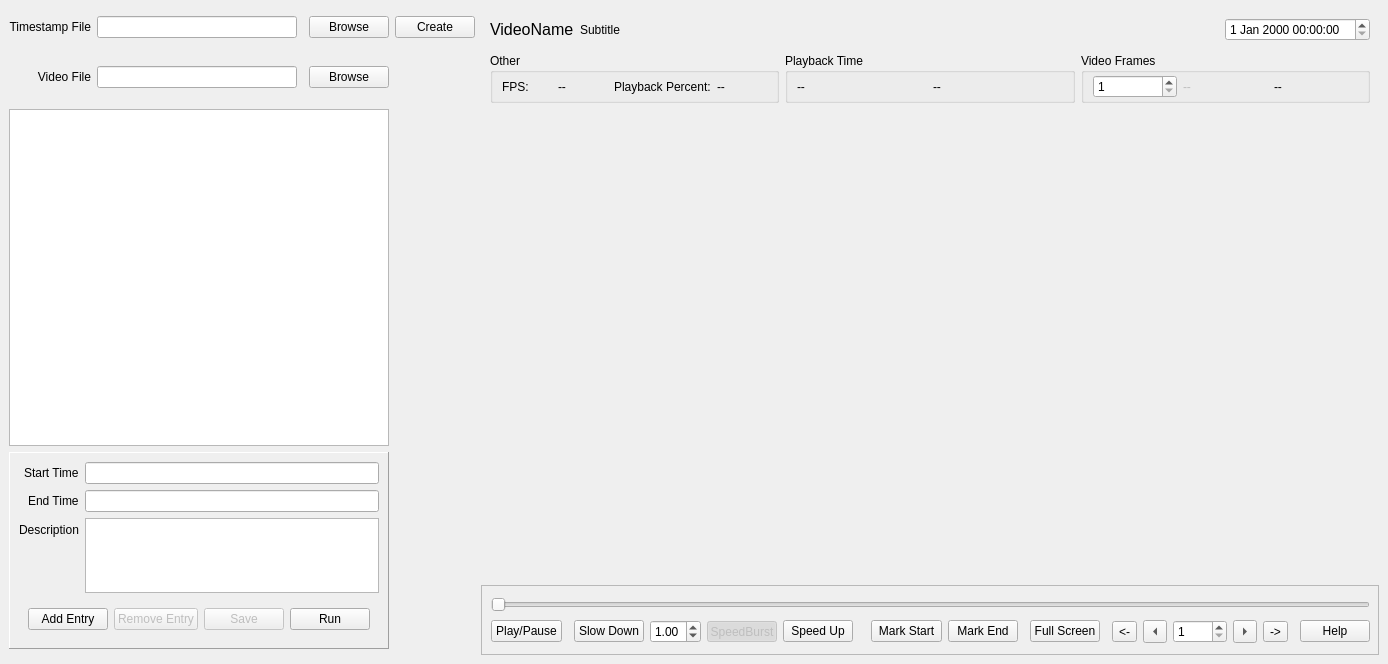
<?xml version="1.0" encoding="UTF-8"?>
<ui version="4.0">
 <class>MainVideoPlayerWindow</class>
 <widget class="QMainWindow" name="MainVideoPlayerWindow">
  <property name="geometry">
   <rect>
    <x>0</x>
    <y>0</y>
    <width>1388</width>
    <height>664</height>
   </rect>
  </property>
  <property name="minimumSize">
   <size>
    <width>1024</width>
    <height>480</height>
   </size>
  </property>
  <property name="windowTitle">
   <string>Video Player</string>
  </property>
  <property name="styleSheet">
   <string notr="true"/>
  </property>
  <widget class="QWidget" name="widget_central">
   <layout class="QGridLayout" name="layout_main">
    <item row="1" column="1">
     <widget class="QLineEdit" name="entry_video">
      <property name="autoFillBackground">
       <bool>false</bool>
      </property>
      <property name="readOnly">
       <bool>true</bool>
      </property>
     </widget>
    </item>
    <item row="2" column="0" colspan="4">
     <widget class="TimestampTableView" name="list_timestamp">
      <property name="verticalScrollBarPolicy">
       <enum>Qt::ScrollBarAsNeeded</enum>
      </property>
      <property name="editTriggers">
       <set>QAbstractItemView::NoEditTriggers</set>
      </property>
      <property name="alternatingRowColors">
       <bool>true</bool>
      </property>
      <property name="selectionMode">
       <enum>QAbstractItemView::SingleSelection</enum>
      </property>
      <property name="selectionBehavior">
       <enum>QAbstractItemView::SelectRows</enum>
      </property>
      <attribute name="horizontalHeaderHighlightSections">
       <bool>false</bool>
      </attribute>
      <attribute name="horizontalHeaderStretchLastSection">
       <bool>true</bool>
      </attribute>
      <attribute name="verticalHeaderHighlightSections">
       <bool>false</bool>
      </attribute>
     </widget>
    </item>
    <item row="1" column="3">
     <widget class="QPushButton" name="button_video_browse">
      <property name="text">
       <string>Browse</string>
      </property>
     </widget>
    </item>
    <item row="2" column="5" rowspan="3">
     <widget class="QFrame" name="frame_media">
      <property name="minimumSize">
       <size>
        <width>500</width>
        <height>0</height>
       </size>
      </property>
      <property name="frameShape">
       <enum>QFrame::NoFrame</enum>
      </property>
      <property name="frameShadow">
       <enum>QFrame::Plain</enum>
      </property>
      <property name="lineWidth">
       <number>0</number>
      </property>
      <layout class="QGridLayout" name="gridLayout">
       <property name="leftMargin">
        <number>0</number>
       </property>
       <property name="topMargin">
        <number>0</number>
       </property>
       <property name="rightMargin">
        <number>0</number>
       </property>
       <property name="bottomMargin">
        <number>0</number>
       </property>
       <item row="1" column="0">
        <layout class="QVBoxLayout" name="media_layout">
         <property name="sizeConstraint">
          <enum>QLayout::SetNoConstraint</enum>
         </property>
         <item>
          <widget class="VideoFrame" name="frame_video">
           <property name="minimumSize">
            <size>
             <width>0</width>
             <height>0</height>
            </size>
           </property>
           <property name="focusPolicy">
            <enum>Qt::StrongFocus</enum>
           </property>
           <property name="frameShape">
            <enum>QFrame::NoFrame</enum>
           </property>
           <property name="frameShadow">
            <enum>QFrame::Plain</enum>
           </property>
           <property name="lineWidth">
            <number>0</number>
           </property>
          </widget>
         </item>
         <item>
          <widget class="QFrame" name="frame_media_control">
           <property name="sizePolicy">
            <sizepolicy hsizetype="Preferred" vsizetype="Expanding">
             <horstretch>0</horstretch>
             <verstretch>0</verstretch>
            </sizepolicy>
           </property>
           <property name="maximumSize">
            <size>
             <width>16777215</width>
             <height>70</height>
            </size>
           </property>
           <property name="frameShape">
            <enum>QFrame::StyledPanel</enum>
           </property>
           <property name="frameShadow">
            <enum>QFrame::Plain</enum>
           </property>
           <property name="lineWidth">
            <number>0</number>
           </property>
           <layout class="QGridLayout" name="gridLayout_2">
            <item row="1" column="2">
             <widget class="QPushButton" name="button_slow_down">
              <property name="sizePolicy">
               <sizepolicy hsizetype="Fixed" vsizetype="Fixed">
                <horstretch>0</horstretch>
                <verstretch>0</verstretch>
               </sizepolicy>
              </property>
              <property name="toolTip">
               <string>Slow down the video</string>
              </property>
              <property name="text">
               <string>Slow Down</string>
              </property>
             </widget>
            </item>
            <item row="1" column="5">
             <widget class="QPushButton" name="button_speed_up">
              <property name="sizePolicy">
               <sizepolicy hsizetype="Fixed" vsizetype="Fixed">
                <horstretch>0</horstretch>
                <verstretch>0</verstretch>
               </sizepolicy>
              </property>
              <property name="toolTip">
               <string>Speed up the video</string>
              </property>
              <property name="text">
               <string>Speed Up</string>
              </property>
             </widget>
            </item>
            <item row="1" column="11">
             <widget class="QPushButton" name="button_full_screen">
              <property name="sizePolicy">
               <sizepolicy hsizetype="Fixed" vsizetype="Fixed">
                <horstretch>0</horstretch>
                <verstretch>0</verstretch>
               </sizepolicy>
              </property>
              <property name="toolTip">
               <string>Set the video to full screen</string>
              </property>
              <property name="text">
               <string>Full Screen</string>
              </property>
             </widget>
            </item>
            <item row="1" column="3">
             <widget class="QDoubleSpinBox" name="doubleSpinBoxPlaybackSpeed">
              <property name="minimum">
               <double>0.200000000000000</double>
              </property>
              <property name="maximum">
               <double>6.000000000000000</double>
              </property>
              <property name="value">
               <double>1.000000000000000</double>
              </property>
             </widget>
            </item>
            <item row="1" column="0">
             <widget class="ToggleButton" name="button_play_pause">
              <property name="sizePolicy">
               <sizepolicy hsizetype="Fixed" vsizetype="Fixed">
                <horstretch>0</horstretch>
                <verstretch>0</verstretch>
               </sizepolicy>
              </property>
              <property name="toolTip">
               <string>Toggle Play/Pause</string>
              </property>
              <property name="text">
               <string>Play/Pause</string>
              </property>
              <property name="checkable">
               <bool>false</bool>
              </property>
             </widget>
            </item>
            <item row="1" column="15">
             <widget class="QSpinBox" name="spinBoxFrameJumpMultiplier">
              <property name="minimum">
               <number>1</number>
              </property>
              <property name="maximum">
               <number>1000</number>
              </property>
             </widget>
            </item>
            <item row="1" column="12">
             <spacer name="horizontalSpacer">
              <property name="orientation">
               <enum>Qt::Horizontal</enum>
              </property>
              <property name="sizeHint" stdset="0">
               <size>
                <width>40</width>
                <height>20</height>
               </size>
              </property>
             </spacer>
            </item>
            <item row="1" column="9">
             <widget class="QPushButton" name="button_mark_end">
              <property name="toolTip">
               <string>Mark the end of the entry</string>
              </property>
              <property name="text">
               <string>Mark End</string>
              </property>
             </widget>
            </item>
            <item row="1" column="19">
             <widget class="QPushButton" name="btnHelp">
              <property name="text">
               <string>Help</string>
              </property>
             </widget>
            </item>
            <item row="1" column="16">
             <widget class="QToolButton" name="btnRight">
              <property name="toolTip">
               <string>Step Frames Right</string>
              </property>
              <property name="text">
               <string>&gt;</string>
              </property>
              <property name="shortcut">
               <string>Right</string>
              </property>
              <property name="arrowType">
               <enum>Qt::RightArrow</enum>
              </property>
             </widget>
            </item>
            <item row="1" column="18">
             <spacer name="horizontalSpacer_3">
              <property name="orientation">
               <enum>Qt::Horizontal</enum>
              </property>
              <property name="sizeHint" stdset="0">
               <size>
                <width>40</width>
                <height>20</height>
               </size>
              </property>
             </spacer>
            </item>
            <item row="1" column="1">
             <spacer name="horizontalSpacer_5">
              <property name="orientation">
               <enum>Qt::Horizontal</enum>
              </property>
              <property name="sizeHint" stdset="0">
               <size>
                <width>40</width>
                <height>20</height>
               </size>
              </property>
             </spacer>
            </item>
            <item row="1" column="13">
             <widget class="QToolButton" name="btnSkipLeft">
              <property name="toolTip">
               <string>Skip Frames Left</string>
              </property>
              <property name="text">
               <string>&lt;-</string>
              </property>
              <property name="shortcut">
               <string>Ctrl+Left</string>
              </property>
             </widget>
            </item>
            <item row="0" column="0" colspan="20">
             <widget class="HighlightedJumpSlider" name="slider_progress">
              <property name="maximum">
               <number>9999</number>
              </property>
              <property name="pageStep">
               <number>1</number>
              </property>
              <property name="orientation">
               <enum>Qt::Horizontal</enum>
              </property>
              <property name="tickPosition">
               <enum>QSlider::NoTicks</enum>
              </property>
             </widget>
            </item>
            <item row="1" column="10">
             <spacer name="horizontalSpacer_7">
              <property name="orientation">
               <enum>Qt::Horizontal</enum>
              </property>
              <property name="sizeHint" stdset="0">
               <size>
                <width>40</width>
                <height>20</height>
               </size>
              </property>
             </spacer>
            </item>
            <item row="1" column="14">
             <widget class="QToolButton" name="btnLeft">
              <property name="toolTip">
               <string>Step Frames Left</string>
              </property>
              <property name="text">
               <string>&lt;</string>
              </property>
              <property name="shortcut">
               <string>Left</string>
              </property>
              <property name="arrowType">
               <enum>Qt::LeftArrow</enum>
              </property>
             </widget>
            </item>
            <item row="1" column="7">
             <spacer name="horizontalSpacer_6">
              <property name="orientation">
               <enum>Qt::Horizontal</enum>
              </property>
              <property name="sizeHint" stdset="0">
               <size>
                <width>40</width>
                <height>20</height>
               </size>
              </property>
             </spacer>
            </item>
            <item row="1" column="8">
             <widget class="QPushButton" name="button_mark_start">
              <property name="toolTip">
               <string>Mark the start of the entry</string>
              </property>
              <property name="text">
               <string>Mark Start</string>
              </property>
             </widget>
            </item>
            <item row="1" column="17">
             <widget class="QToolButton" name="btnSkipRight">
              <property name="toolTip">
               <string>Skip Frames Right</string>
              </property>
              <property name="text">
               <string>-&gt;</string>
              </property>
              <property name="shortcut">
               <string>Ctrl+Right</string>
              </property>
             </widget>
            </item>
            <item row="1" column="4">
             <widget class="QToolButton" name="toolButton_SpeedBurstEnabled">
              <property name="enabled">
               <bool>false</bool>
              </property>
              <property name="statusTip">
               <string>Trigger speedburst with the hotkey</string>
              </property>
              <property name="whatsThis">
               <string>Trigger speedburst with the hotkey</string>
              </property>
              <property name="text">
               <string>SpeedBurst</string>
              </property>
              <property name="checkable">
               <bool>true</bool>
              </property>
              <property name="checked">
               <bool>true</bool>
              </property>
             </widget>
            </item>
           </layout>
          </widget>
         </item>
        </layout>
       </item>
      </layout>
     </widget>
    </item>
    <item row="3" column="0" colspan="4">
     <widget class="QFrame" name="frame_timestamp_detail">
      <property name="sizePolicy">
       <sizepolicy hsizetype="Preferred" vsizetype="Fixed">
        <horstretch>0</horstretch>
        <verstretch>0</verstretch>
       </sizepolicy>
      </property>
      <property name="frameShape">
       <enum>QFrame::Panel</enum>
      </property>
      <property name="frameShadow">
       <enum>QFrame::Raised</enum>
      </property>
      <layout class="QFormLayout" name="formLayout">
       <property name="labelAlignment">
        <set>Qt::AlignRight|Qt::AlignTrailing|Qt::AlignVCenter</set>
       </property>
       <item row="0" column="0">
        <widget class="QLabel" name="label_start_time">
         <property name="text">
          <string>Start Time</string>
         </property>
        </widget>
       </item>
       <item row="0" column="1">
        <widget class="QLineEdit" name="entry_start_time">
         <property name="enabled">
          <bool>true</bool>
         </property>
         <property name="autoFillBackground">
          <bool>false</bool>
         </property>
         <property name="readOnly">
          <bool>true</bool>
         </property>
        </widget>
       </item>
       <item row="1" column="0">
        <widget class="QLabel" name="label_end_time">
         <property name="text">
          <string>End Time</string>
         </property>
        </widget>
       </item>
       <item row="1" column="1">
        <widget class="QLineEdit" name="entry_end_time">
         <property name="enabled">
          <bool>true</bool>
         </property>
         <property name="autoFillBackground">
          <bool>false</bool>
         </property>
         <property name="readOnly">
          <bool>true</bool>
         </property>
        </widget>
       </item>
       <item row="2" column="0">
        <widget class="QLabel" name="label_description">
         <property name="text">
          <string>Description</string>
         </property>
        </widget>
       </item>
       <item row="2" column="1">
        <widget class="PlainTextEdit" name="entry_description">
         <property name="enabled">
          <bool>true</bool>
         </property>
         <property name="maximumSize">
          <size>
           <width>16777215</width>
           <height>75</height>
          </size>
         </property>
         <property name="autoFillBackground">
          <bool>false</bool>
         </property>
        </widget>
       </item>
       <item row="3" column="0" colspan="2">
        <widget class="QFrame" name="frame">
         <property name="frameShape">
          <enum>QFrame::NoFrame</enum>
         </property>
         <property name="frameShadow">
          <enum>QFrame::Plain</enum>
         </property>
         <property name="lineWidth">
          <number>0</number>
         </property>
         <layout class="QHBoxLayout" name="horizontalLayout">
          <item>
           <widget class="QPushButton" name="button_add_entry">
            <property name="text">
             <string>Add Entry</string>
            </property>
           </widget>
          </item>
          <item>
           <widget class="QPushButton" name="button_remove_entry">
            <property name="enabled">
             <bool>false</bool>
            </property>
            <property name="text">
             <string>Remove Entry</string>
            </property>
           </widget>
          </item>
          <item>
           <widget class="QPushButton" name="button_save">
            <property name="enabled">
             <bool>false</bool>
            </property>
            <property name="text">
             <string>Save</string>
            </property>
           </widget>
          </item>
          <item>
           <spacer name="horizontalSpacer_2">
            <property name="orientation">
             <enum>Qt::Horizontal</enum>
            </property>
            <property name="sizeHint" stdset="0">
             <size>
              <width>40</width>
              <height>20</height>
             </size>
            </property>
           </spacer>
          </item>
          <item>
           <widget class="QPushButton" name="button_run">
            <property name="text">
             <string>Run</string>
            </property>
           </widget>
          </item>
         </layout>
        </widget>
       </item>
      </layout>
     </widget>
    </item>
    <item row="0" column="3">
     <widget class="QPushButton" name="button_timestamp_browse">
      <property name="text">
       <string>Browse</string>
      </property>
     </widget>
    </item>
    <item row="0" column="1">
     <widget class="QLineEdit" name="entry_timestamp">
      <property name="sizePolicy">
       <sizepolicy hsizetype="Expanding" vsizetype="Fixed">
        <horstretch>0</horstretch>
        <verstretch>0</verstretch>
       </sizepolicy>
      </property>
      <property name="autoFillBackground">
       <bool>false</bool>
      </property>
      <property name="styleSheet">
       <string notr="true"/>
      </property>
      <property name="readOnly">
       <bool>true</bool>
      </property>
     </widget>
    </item>
    <item row="0" column="4">
     <widget class="QPushButton" name="button_timestamp_create">
      <property name="text">
       <string>Create</string>
      </property>
     </widget>
    </item>
    <item row="1" column="0">
     <widget class="QLabel" name="label_video">
      <property name="text">
       <string>Video File</string>
      </property>
      <property name="alignment">
       <set>Qt::AlignRight|Qt::AlignTrailing|Qt::AlignVCenter</set>
      </property>
     </widget>
    </item>
    <item row="0" column="0">
     <widget class="QLabel" name="label_timestamp">
      <property name="text">
       <string>Timestamp File</string>
      </property>
      <property name="alignment">
       <set>Qt::AlignRight|Qt::AlignTrailing|Qt::AlignVCenter</set>
      </property>
     </widget>
    </item>
    <item row="0" column="5">
     <widget class="QWidget" name="widget" native="true">
      <layout class="QHBoxLayout" name="horizontalLayout_3">
       <property name="topMargin">
        <number>9</number>
       </property>
       <property name="bottomMargin">
        <number>4</number>
       </property>
       <item>
        <widget class="QLabel" name="lblVideoName">
         <property name="font">
          <font>
           <pointsize>12</pointsize>
          </font>
         </property>
         <property name="text">
          <string>VideoName</string>
         </property>
        </widget>
       </item>
       <item>
        <widget class="QLabel" name="lblVideoSubtitle">
         <property name="text">
          <string>Subtitle</string>
         </property>
        </widget>
       </item>
       <item>
        <spacer name="horizontalSpacer_4">
         <property name="orientation">
          <enum>Qt::Horizontal</enum>
         </property>
         <property name="sizeHint" stdset="0">
          <size>
           <width>40</width>
           <height>20</height>
          </size>
         </property>
        </spacer>
       </item>
       <item>
        <widget class="QDateTimeEdit" name="dateTimeEdit">
         <property name="enabled">
          <bool>true</bool>
         </property>
        </widget>
       </item>
      </layout>
     </widget>
    </item>
    <item row="1" column="5">
     <widget class="QWidget" name="widget_2" native="true">
      <layout class="QHBoxLayout" name="horizontalLayout_7">
       <property name="spacing">
        <number>6</number>
       </property>
       <property name="topMargin">
        <number>2</number>
       </property>
       <property name="bottomMargin">
        <number>0</number>
       </property>
       <item>
        <widget class="QGroupBox" name="groupBox_3">
         <property name="enabled">
          <bool>true</bool>
         </property>
         <property name="title">
          <string>Other</string>
         </property>
         <layout class="QHBoxLayout" name="horizontalLayout_6">
          <property name="topMargin">
           <number>2</number>
          </property>
          <property name="bottomMargin">
           <number>2</number>
          </property>
          <item>
           <widget class="QLabel" name="label_2">
            <property name="text">
             <string>FPS:</string>
            </property>
           </widget>
          </item>
          <item>
           <widget class="QLabel" name="lblFileFPS">
            <property name="text">
             <string>--</string>
            </property>
           </widget>
          </item>
          <item>
           <widget class="QLabel" name="label_3">
            <property name="text">
             <string>Playback Percent:</string>
            </property>
           </widget>
          </item>
          <item>
           <widget class="QLabel" name="lblPlaybackPercent">
            <property name="text">
             <string>--</string>
            </property>
           </widget>
          </item>
         </layout>
        </widget>
       </item>
       <item>
        <widget class="QGroupBox" name="groupBox_2">
         <property name="title">
          <string>Playback Time</string>
         </property>
         <layout class="QHBoxLayout" name="horizontalLayout_5">
          <property name="topMargin">
           <number>2</number>
          </property>
          <property name="bottomMargin">
           <number>2</number>
          </property>
          <item>
           <widget class="QLabel" name="lblCurrentTime">
            <property name="text">
             <string>--</string>
            </property>
           </widget>
          </item>
          <item>
           <widget class="QLabel" name="lblTotalDuration">
            <property name="text">
             <string>--</string>
            </property>
           </widget>
          </item>
         </layout>
        </widget>
       </item>
       <item>
        <widget class="QGroupBox" name="groupBox">
         <property name="title">
          <string>Video Frames</string>
         </property>
         <layout class="QHBoxLayout" name="horizontalLayout_4">
          <property name="topMargin">
           <number>2</number>
          </property>
          <property name="bottomMargin">
           <number>2</number>
          </property>
          <item>
           <widget class="QSpinBox" name="spinBoxCurrentFrame">
            <property name="enabled">
             <bool>true</bool>
            </property>
            <property name="buttonSymbols">
             <enum>QAbstractSpinBox::UpDownArrows</enum>
            </property>
            <property name="minimum">
             <number>1</number>
            </property>
            <property name="maximum">
             <number>10000</number>
            </property>
            <property name="value">
             <number>1</number>
            </property>
           </widget>
          </item>
          <item>
           <widget class="QLabel" name="lblCurrentFrame">
            <property name="enabled">
             <bool>false</bool>
            </property>
            <property name="text">
             <string>--</string>
            </property>
           </widget>
          </item>
          <item>
           <widget class="QLabel" name="lblTotalFrames">
            <property name="text">
             <string>--</string>
            </property>
           </widget>
          </item>
         </layout>
        </widget>
       </item>
      </layout>
     </widget>
    </item>
   </layout>
  </widget>
  <action name="actionExit">
   <property name="text">
    <string>Exit</string>
   </property>
  </action>
  <action name="actionTest_Entry">
   <property name="text">
    <string>Test Entry</string>
   </property>
  </action>
 </widget>
 <customwidgets>
  <customwidget>
   <class>VideoFrame</class>
   <extends>QFrame</extends>
   <header>GUI.UI.VideoPlayer</header>
   <container>1</container>
  </customwidget>
  <customwidget>
   <class>HighlightedJumpSlider</class>
   <extends>QSlider</extends>
   <header>GUI.UI.VideoPlayer</header>
  </customwidget>
  <customwidget>
   <class>TimestampTableView</class>
   <extends>QTableView</extends>
   <header>GUI.UI.VideoPlayer</header>
  </customwidget>
  <customwidget>
   <class>PlainTextEdit</class>
   <extends>QPlainTextEdit</extends>
   <header>GUI.UI.VideoPlayer</header>
  </customwidget>
  <customwidget>
   <class>ToggleButton</class>
   <extends>QPushButton</extends>
   <header>GUI.UI.VideoPlayer</header>
  </customwidget>
 </customwidgets>
 <resources/>
 <connections/>
</ui>
